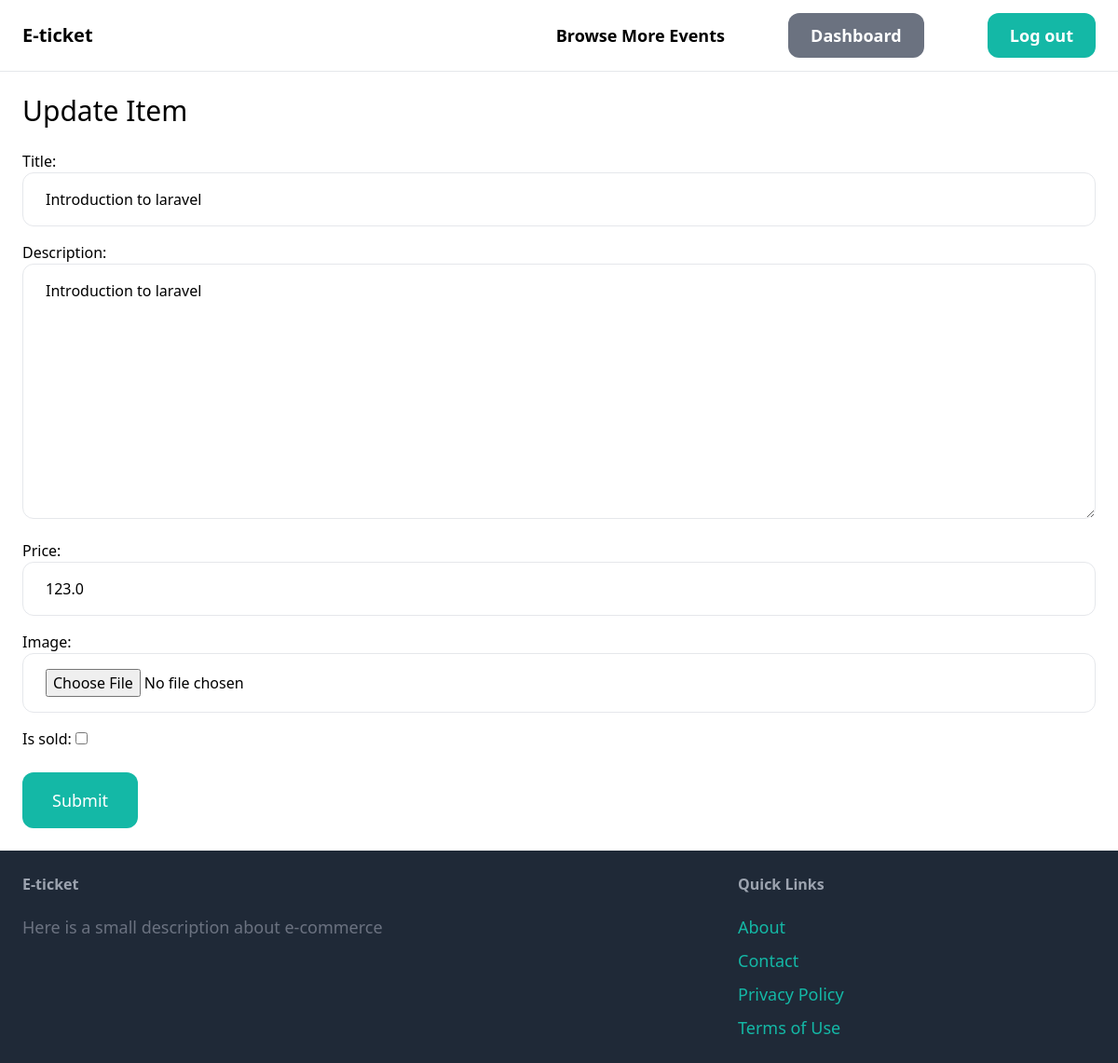
The page /items/1/edit (signed in) on the database its author committed.
### apps/event/models.py (models this page shows, shortened)
class Event(models.Model):
    category = models.ForeignKey(
        Category, related_name="events", on_delete=models.CASCADE
    )
    title = models.CharField(max_length=255)
    description = models.TextField(blank=True, null=True)
    price = models.FloatField()
    image = models.ImageField(upload_to="event_images", null=True, blank=True)
    is_sold = models.BooleanField(default=False)
    added_by = models.ForeignKey(User, related_name="events", on_delete=models.CASCADE)
    added_at = models.DateTimeField(auto_now_add=True)

### apps/event/views.py (the view)
# urls.py: path("<int:pk>/edit", views.edit, name="edit"),
@login_required
def edit(request, pk):
    item = get_object_or_404(Event, id=pk, added_by=request.user)
    if request.method == "POST":
        form = UpdateItemForm(request.POST, request.FILES, instance=item)
        if form.is_valid():
            form.save()
            return redirect("item:detail", pk=item.id)
    else:
        form = UpdateItemForm(instance=item)
    return render(request, "item/form.html", {"form": form, "title": "Update Item"})

### apps/event/forms.py
class UpdateItemForm(forms.ModelForm):
    class Meta:
        model = Event
        fields = (
            "title",
            "description",
            "price",
            "image",
            "is_sold",
        )
        widgets = {
            "title": forms.TextInput(attrs={"class": INPUT_CLASSES}),
            "description": forms.Textarea(attrs={"class": INPUT_CLASSES}),
            "price": forms.TextInput(attrs={"class": INPUT_CLASSES}),
            "image": forms.FileInput(attrs={"class": INPUT_CLASSES}),
        }

### apps/event/templates/item/form.html (shortened to what this page needs)
{% extends "core/base.html" %} {% block title %}{{title}}{% endblock title %}
{% block content %}
<h1 class="mb-6 text-3xl">{{title}}</h1>
<form method="POST" action="." enctype="multipart/form-data">
    <div class="space-y-4">
        {{ form.as_p }}
    </div>
    <button class="py-4 mt-6 px-8 text-lg bg-teal-500 hover:bg-teal-700 rounded-xl text-white">Submit</button>
</form>
{% endblock content %}

### rows shown on the page
Event: title "Introduction to laravel", description "Introduction to laravel", price "123.0"

### other values the page prints
{{ title }} "Update Item"
